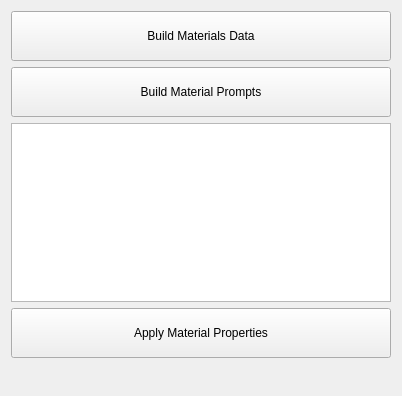
<?xml version="1.0" encoding="UTF-8"?>
<ui version="4.0">
 <class>Datagen</class>
 <widget class="QWidget" name="Datagen">
  <property name="geometry">
   <rect>
    <x>0</x>
    <y>0</y>
    <width>402</width>
    <height>396</height>
   </rect>
  </property>
  <property name="windowTitle">
   <string>D A T A G E N</string>
  </property>
  <layout class="QVBoxLayout" name="verticalLayout">
   <item>
    <widget class="QPushButton" name="btnBuildData">
     <property name="minimumSize">
      <size>
       <width>0</width>
       <height>50</height>
      </size>
     </property>
     <property name="text">
      <string>Build Materials Data</string>
     </property>
    </widget>
   </item>
   <item>
    <widget class="QPushButton" name="btnBuildPrompts">
     <property name="minimumSize">
      <size>
       <width>0</width>
       <height>50</height>
      </size>
     </property>
     <property name="text">
      <string>Build Material Prompts</string>
     </property>
    </widget>
   </item>
   <item>
    <widget class="QListWidget" name="listMaterials"/>
   </item>
   <item>
    <widget class="QPushButton" name="btnApplyMaterial">
     <property name="minimumSize">
      <size>
       <width>0</width>
       <height>50</height>
      </size>
     </property>
     <property name="text">
      <string>Apply Material Properties</string>
     </property>
    </widget>
   </item>
   <item>
    <spacer name="verticalSpacer">
     <property name="orientation">
      <enum>Qt::Orientation::Vertical</enum>
     </property>
     <property name="sizeHint" stdset="0">
      <size>
       <width>20</width>
       <height>40</height>
      </size>
     </property>
    </spacer>
   </item>
  </layout>
 </widget>
 <resources/>
 <connections/>
</ui>
